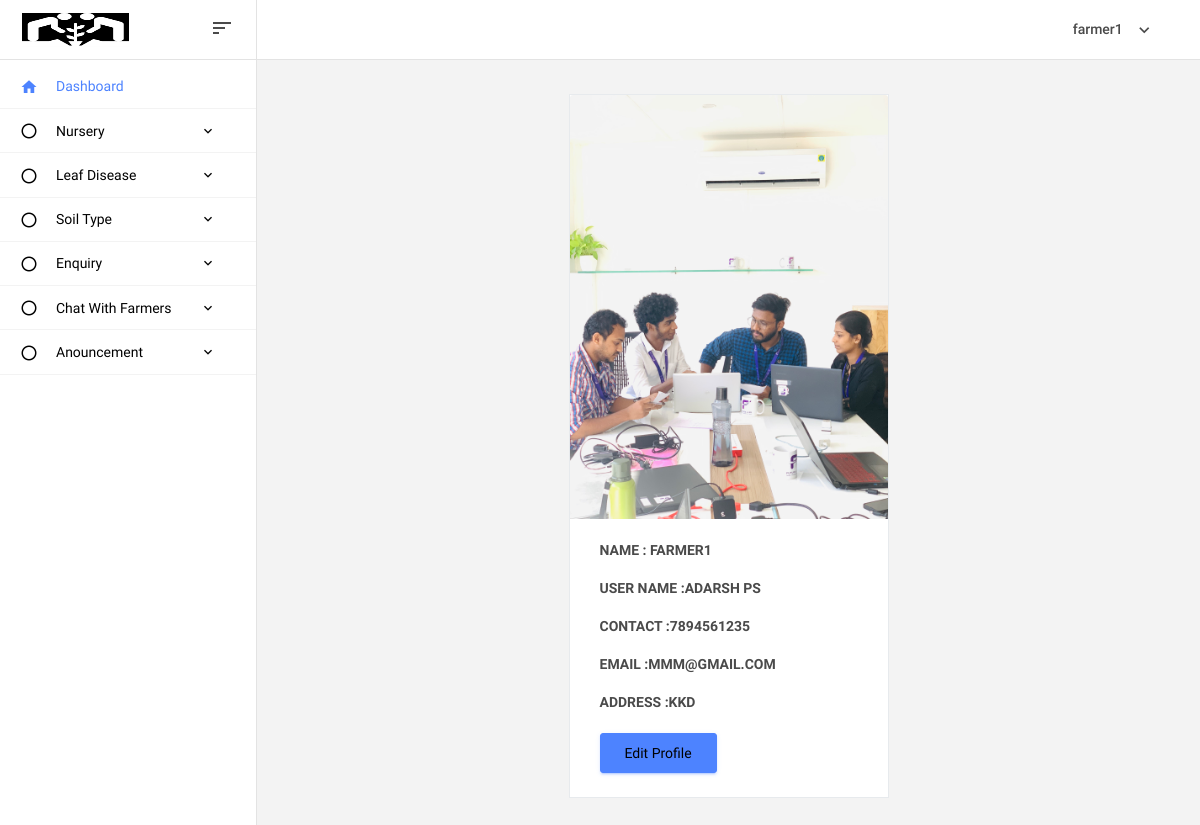
The page /farmerviewprofile (signed in) on the database its author committed.
### homeservice_app/models.py (models this page shows)
class Login(AbstractUser):
    is_nursery = models.BooleanField(default=False)
    is_farmer = models.BooleanField(default=False)
    is_officer = models.BooleanField(default=False)

class Farmer(models.Model):
    user = models.ForeignKey(Login, on_delete=models.CASCADE, related_name='customer')
    name = models.CharField(max_length=100)
    contact_no = models.CharField(max_length=100)
    email = models.EmailField()
    address = models.TextField(max_length=200)
    photo=models.ImageField(upload_to="Photo",unique=True)
    Adhar_id = models.ImageField(upload_to="images", unique=True)

### homeservice_app/customerviews.py (the view)
# urls.py: path('farmerviewprofile', customerviews.farmerviewprofile, name='farmerviewprofile'),
def farmerviewprofile(request):
    farmer = Farmer.objects.get(user=request.user)
    return render(request, 'customertemp/profileview.html',{'farmer': farmer})

### templates/customertemp/profileview.html
{% extends 'customertemp/customer_home.html' %}
{% load crispy_forms_tags %}
{% block content %}
<div class="col d-flex justify-content-center">
<div class="card" style="width: 20rem;">
  <img class="card-img-top" src="{{farmer.photo.url}}" alt="Card image cap">
  <div class="card-body">
    <h5 class="card-title"> Name : {{farmer.user}}</h5>
    <h5 class="card-title">User Name :{{farmer.name}}</h5>
    <h5 class="card-title">Contact :{{farmer.contact_no}}</h5>
    <h5 class="card-title">Email :{{farmer.email}}</h5>
    <h5 class="card-title">Address :{{farmer.address}}</h5>
    <a href="{% url 'updatefarmer' %}" class="btn btn-primary">Edit Profile</a>
  </div>
</div>
</div>
{% endblock %}

### templates/customertemp/customer_home.html (shortened to what this page needs)
<!DOCTYPE html>
{% load static %}
<html lang="en">
<head>
  <link rel="stylesheet" href="{% static 'assets/vendors/mdi/css/materialdesignicons.min.css' %}">
  <link rel="stylesheet" href="{% static 'assets/vendors/base/vendor.bundle.base.css' %}">
  <link rel="stylesheet" href="{% static 'assets/vendors/datatables.net-bs4/dataTables.bootstrap4.css' %}">
  <link rel="stylesheet" href="{% static 'assets/css/style.css' %}">
</head>
<body>
  <div class="container-scroller">
    <nav class="navbar col-lg-12 col-12 p-0 fixed-top d-flex flex-row">
      <div class="navbar-brand-wrapper d-flex justify-content-center">
        <div class="navbar-brand-inner-wrapper d-flex justify-content-between align-items-center w-100">
          <a class="navbar-brand brand-logo" href="#"><img src="{% static 'assets/images/stack1.png' %}" alt="logo"/></a>
          <button class="navbar-toggler navbar-toggler align-self-center" type="button" data-toggle="minimize">
            <span class="mdi mdi-sort-variant"></span>
          </button>
        </div>
      </div>
      <div class="navbar-menu-wrapper d-flex align-items-center justify-content-end">
        <ul class="navbar-nav navbar-nav-right">
          <li class="nav-item nav-profile dropdown">
            <a class="nav-link dropdown-toggle" href="#" data-bs-toggle="dropdown" id="profileDropdown">
              <span class="nav-profile-name">{{request.user}}</span>
            </a>
          </li>
        </ul>
      </div>
    </nav>
    <div class="container-fluid page-body-wrapper">
      <nav class="sidebar sidebar-offcanvas" id="sidebar">
        <ul class="nav">
          <li class="nav-item">
            <a class="nav-link" href="{% url 'farmerviewprofile' %}">
              <i class="mdi mdi-home menu-icon"></i>
              <span class="menu-title">Dashboard</span>
            </a>
          </li>
          <li class="nav-item">
            <a class="nav-link" data-bs-toggle="collapse" href="#ui-basic" aria-expanded="false" aria-controls="ui-basic">
              <i class="mdi mdi-circle-outline menu-icon"></i>
              <span class="menu-title">Nursery</span>
              <i class="menu-arrow"></i>
            </a>
          </li>
          <li class="nav-item">
            <a class="nav-link" data-bs-toggle="collapse" href="#ui-basics" aria-expanded="false" aria-controls="ui-basic">
              <i class="mdi mdi-circle-outline menu-icon"></i>
              <span class="menu-title">Leaf Disease</span>
              <i class="menu-arrow"></i>
            </a>
          </li>
          <li class="nav-item">
            <a class="nav-link" data-bs-toggle="collapse" href="#ui-basi" aria-expanded="false" aria-controls="ui-basi">
              <i class="mdi mdi-circle-outline menu-icon"></i>
              <span class="menu-title">Soil Type</span>
              <i class="menu-arrow"></i>
            </a>
          <li class="nav-item">
            <a class="nav-link" data-bs-toggle="collapse" href="#ui-bas" aria-expanded="false" aria-controls="ui-bas">
              <i class="mdi mdi-circle-outline menu-icon"></i>
              <span class="menu-title">Enquiry</span>
              <i class="menu-arrow"></i>
            </a>
          </li>
          <li class="nav-item">
            <a class="nav-link" data-bs-toggle="collapse" href="#ui-ba" aria-expanded="false" aria-controls="ui-ba">
              <i class="mdi mdi-circle-outline menu-icon"></i>
              <span class="menu-title">Chat With Farmers</span>
              <i class="menu-arrow"></i>
            </a>
          </li>
          <li class="nav-item">
            <a class="nav-link" data-bs-toggle="collapse" href="#ui-b" aria-expanded="false" aria-controls="ui-ba">
              <i class="mdi mdi-circle-outline menu-icon"></i>
              <span class="menu-title">Anouncement</span>
              <i class="menu-arrow"></i>
            </a>
          </li>
        </ul>
      </nav>
      <div class="main-panel">
        <div class="content-wrapper">
          <div class="row">
            {% block content %}
            {% endblock %}
          </div>
        </div>
</body>
</html>

### rows shown on the page
Login: user "farmer1"
Farmer: photo (picture), user "FARMER1", name "ADARSH PS", contact_no "7894561235", email "MMM@GMAIL.COM", address "KKD"
